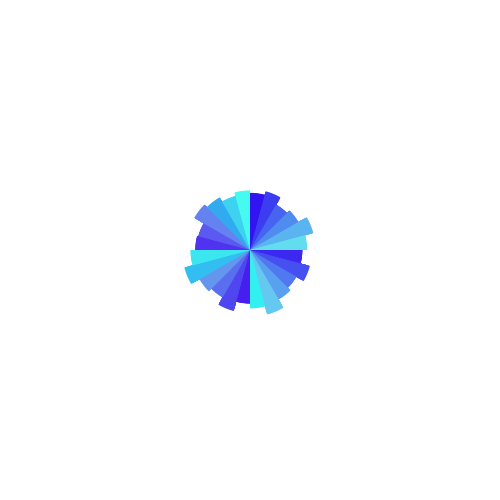
Frame 1 (no input)
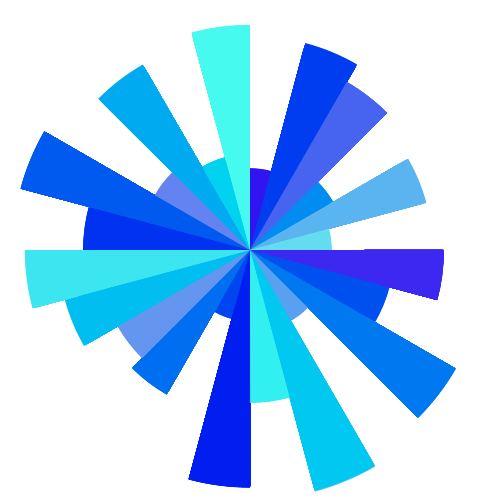
Frame 60 (the mouse pressed at the canvas centre just before this capture)
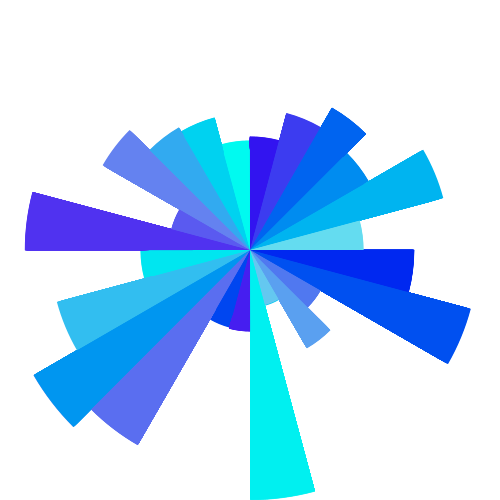
Frame 120 (the mouse held since frame 60 and released just before this capture)

The Processing sketch that drew these frames (run headless with seeded random() and noise(); from frame 60 on, the mouse is pressed at the canvas centre):

// Processing sketch: processing_166811
// ── processing_166811.pde

float[][] eSize=new float[4][6];
float[][] speed= {
  {
    0.6, 0.9, 0.2, 0.5, 1.3, 0.6
  }
  , 
  {
    0.2, 1.0, 0.3, 0.6, 1.4, 0.7
  }
  , 
  {
    0.3, 1.1, 0.4, 0.7, 1.5, 0.8
  }
  , 
  {
    0.4, 0.3, 1.2, 0.9, 0.5, 0.8,
  }
};
int[][] cColor= {
  {
    50, 60, 70, 80, 90, 100
  }
  , {
    60, 70, 80, 90, 100, 50
  }
  , {
    70, 80, 90, 100, 50, 60,
  }
  , {
    80, 90, 100, 50, 60, 70
  }
};

int[][] bColor= {
  {
    20, 60, 100, 140, 180, 220
  }
  , {
    40, 80, 120, 160, 200, 240
  }
  , {
    30, 70, 110, 150, 190, 230
  }
  , {
    50, 90, 130, 170, 210, 250
  }
};
float minSize=100.0;
float maxSize=500.0;
int lastAngle=-90;
int[] angle= {
  15, 15, 15, 15, 15, 15, 
  15, 15, 15, 15, 15, 15, 
  15, 15, 15, 15, 15, 15, 
  15, 15, 15, 15, 15, 15
};

void setup() {
  size(500, 500);
  background(255);
  noStroke();
  fill(0);
  for (int y=0; y<4; y++) {
    for (int x=0; x<6; x++) {
      eSize[y][x]=minSize;
    }
  }
}

void draw() {
  background(255);
  for (int i=0; i<angle.length; i++) {
    for (int y=0; y<4; y++) {
      for (int x=0; x<6; x++) {
        eSize[y][x]+=speed[y][x];
        if (eSize[y][x]>maxSize||eSize[y][x]<minSize)speed[y][x]=-speed[y][x];
        fill(cColor[y][x], bColor[y][x], 240);
        if (eSize[y][x]>maxSize||eSize[y][x]<minSize)cColor[y][x]=-cColor[y][x];
        arc(width/2, height/2, eSize[y][x], eSize[y][x], radians(lastAngle), radians(lastAngle+angle[i]));
        lastAngle+=angle[i];
      }
    }
  }
}
